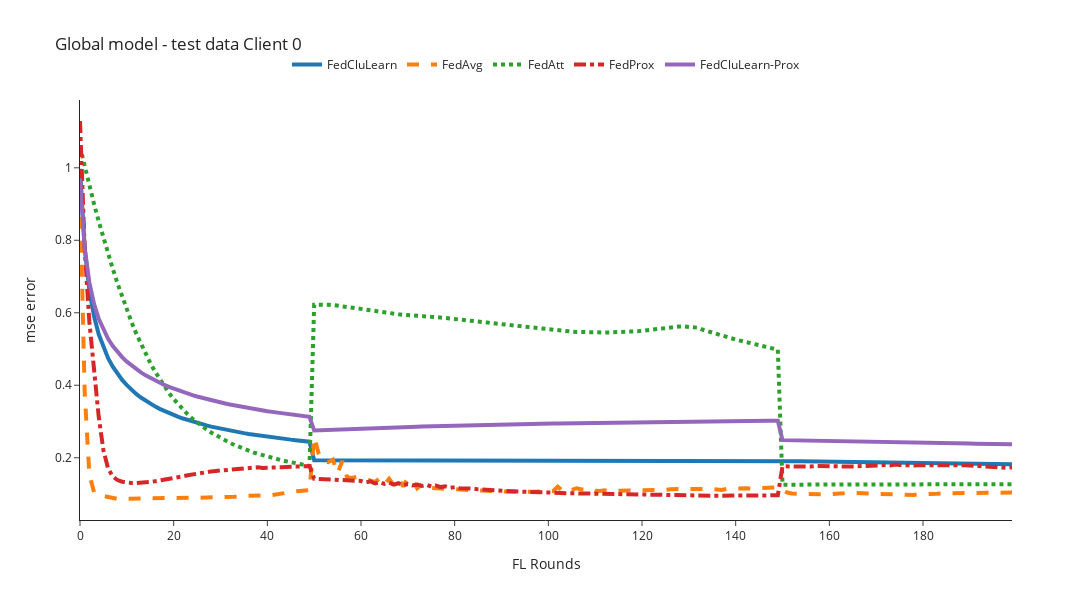
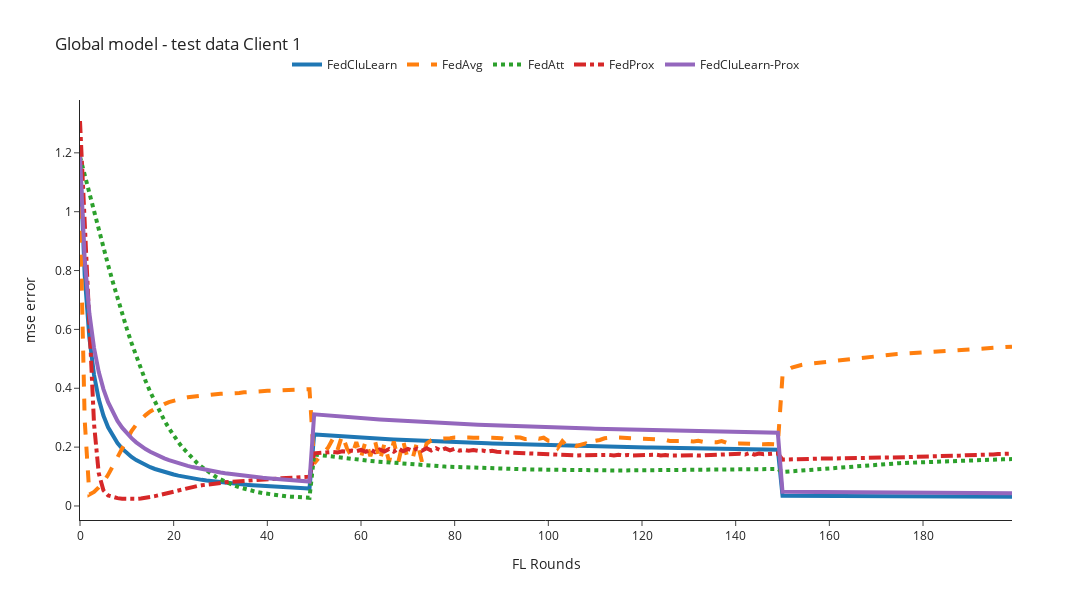

These figures' notebook cell, in order:
### Code cell
mse_column='mse'
for client_id in [0,1,2]:
    n_rounds, y = preprocessing_results(filenames=global_filenames, client_id=client_id,mse_column=mse_column)
    plot_plotly(n_rounds, y, title=f'Global model - test data Client {client_id}', y_axis_title=f'{mse_column} error')

### Figure 1 — Plotly figure (JSON) as saved in the notebook; plotly's stock layout.template omitted (floating-point values rounded to 4 significant figures; data arrays with more than 128 entries replaced by an {"elided": "..."} marker saying what was removed)
{"data": [{"line": {"dash": "solid", "width": 4}, "mode": "lines", "name": "FedCluLearn", "type": "scatter", "x": {"elided": "201 int values"}, "y": {"elided": "200 float values"}}, {"line": {"dash": "dash", "width": 4}, "mode": "lines", "name": "FedAvg", "type": "scatter", "x": {"elided": "201 int values"}, "y": {"elided": "200 float values"}}, {"line": {"dash": "dot", "width": 4}, "mode": "lines", "name": "FedAtt", "type": "scatter", "x": {"elided": "201 int values"}, "y": {"elided": "200 float values"}}, {"line": {"dash": "dashdot", "width": 4}, "mode": "lines", "name": "FedProx", "type": "scatter", "x": {"elided": "201 int values"}, "y": {"elided": "200 float values"}}, {"line": {"dash": "solid", "width": 4}, "mode": "lines", "name": "FedCluLearn-Prox", "type": "scatter", "x": {"elided": "201 int values"}, "y": {"elided": "200 float values"}}], "layout": {"height": 600, "legend": {"orientation": "h", "x": 0.5, "xanchor": "center", "y": 1.05, "yanchor": "bottom"}, "title": {"text": "Global model - test data Client 0"}, "width": 1200, "xaxis": {"title": {"text": "FL Rounds"}}, "yaxis": {"title": {"text": "mse error"}}}}

### Figure 2 — Plotly figure (JSON) as saved in the notebook; plotly's stock layout.template omitted (floating-point values rounded to 4 significant figures; data arrays with more than 128 entries replaced by an {"elided": "..."} marker saying what was removed)
{"data": [{"line": {"dash": "solid", "width": 4}, "mode": "lines", "name": "FedCluLearn", "type": "scatter", "x": {"elided": "201 int values"}, "y": {"elided": "200 float values"}}, {"line": {"dash": "dash", "width": 4}, "mode": "lines", "name": "FedAvg", "type": "scatter", "x": {"elided": "201 int values"}, "y": {"elided": "200 float values"}}, {"line": {"dash": "dot", "width": 4}, "mode": "lines", "name": "FedAtt", "type": "scatter", "x": {"elided": "201 int values"}, "y": {"elided": "200 float values"}}, {"line": {"dash": "dashdot", "width": 4}, "mode": "lines", "name": "FedProx", "type": "scatter", "x": {"elided": "201 int values"}, "y": {"elided": "200 float values"}}, {"line": {"dash": "solid", "width": 4}, "mode": "lines", "name": "FedCluLearn-Prox", "type": "scatter", "x": {"elided": "201 int values"}, "y": {"elided": "200 float values"}}], "layout": {"height": 600, "legend": {"orientation": "h", "x": 0.5, "xanchor": "center", "y": 1.05, "yanchor": "bottom"}, "title": {"text": "Global model - test data Client 1"}, "width": 1200, "xaxis": {"title": {"text": "FL Rounds"}}, "yaxis": {"title": {"text": "mse error"}}}}
